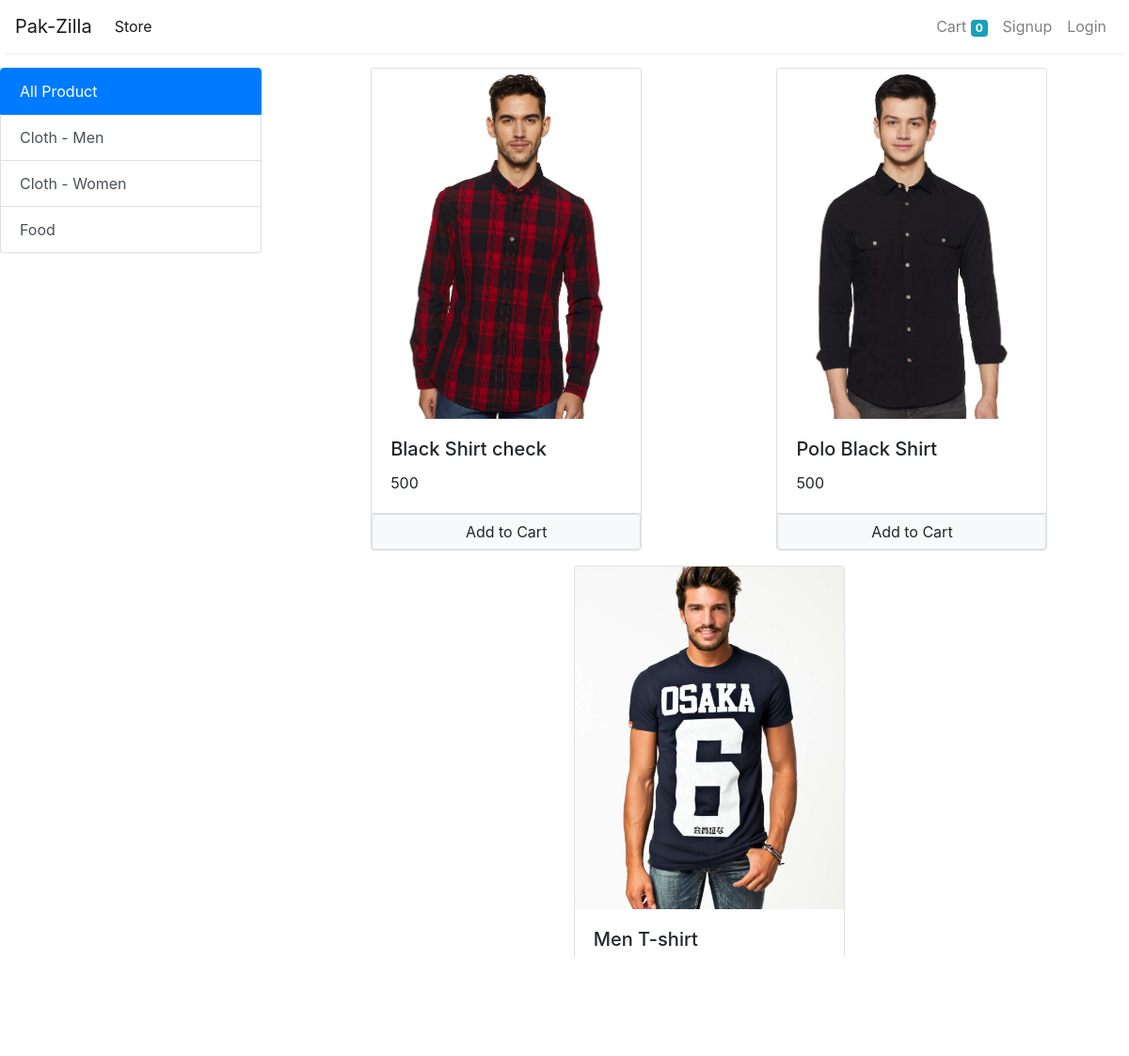
/?category=1, run on the app's committed database.
### store/models.py (models this page shows, shortened)
class Category(models.Model):
    name=models.CharField(max_length=100)
    slug=models.SlugField(null=True,blank=True)

class Product(models.Model):
    name=models.CharField(max_length=100)
    price=models.IntegerField(default=0)
    category=models.ForeignKey(Category,on_delete=models.CASCADE,default=1,null=True,blank=True)
    description=models.CharField(max_length=200,default='',null=True,blank=True)
    image=models.ImageField(upload_to='uploads/products/')

### store/views.py (the view, shortened to what this page needs)
# urls.py: 2. Add a URL to urlpatterns:  path('', views.home, name='home')
class home(View):
    def get(self, request):
        products = None
        categorys = Category.objects.all()
        categoryID = request.GET.get('category')
        if categoryID:
            products = Product.objects.filter(category=categoryID)
        else:
            products = Product.objects.all()
        context = {'products': products, 'categorys': categorys}
        return render(request, 'store/home.html', context)

### store/templates/store/home.html (shortened to what this page needs)
{% extends 'store/base.html' %}
{% block content %}
{% load cart %}
<div class="container-fuild mt-3">
    <div class="row">
        <div class="col-lg-3 mx-auto">
            <div class="list-group">
                    <a href="{% url 'home' %}"
                            {% if '/' == request.path %}
                                class="list-group-item list-group-item-action active"
                            {% else %}
                                class="list-group-item list-group-item-action"
                            {% endif %}>All Product</a>
                        {% for category in categorys %}
                        <a href="/?category={{category.id}}" class="list-group-item list-group-item-action">
                               {{category.name}}</a>
                                {% endfor%}
            </div>
        </div>
        <div class="col-lg-9 mx-auto">
            <div class="container">
                <div class="row mx-auto">
                {% for product in products %}
                    <div class="card mx-auto mb-3" id="{{product.id}}" style="width: 18rem;">
                        <img class="card-img-top" src="{{product.image.url}}" alt="Card image cap">
                        <div class="card-body">
                        <h5 class="card-title">{{product.name}}</h5>
                        <p class="card-text">{{product.price}}</p>
                    </div>
                        <div class="card-footer p-0 no-gutters">
                            {% if product|is_in_cart:request.session.cart %}
                            <div class="row  no-gutters" ">
                                <form action="/#{{product.id}}" class="col-2" method="post">
                                    {% csrf_token %}
                                    <input hidden type="text" name="product" value="{{product.id}}">
                                    <input hidden type="text" name="remove" value="True">
                                    <input type="submit" value=" - "  class="btn btn-block btn-secondary">
                                </form>
                                <div class="text-center col">{{product|cart_quantity:request.session.cart}} in Cart</div>
                                <form action="/#{{product.id}}" class="col-2" method="POST">
                                    {% csrf_token %}
                                    <input hidden type="text" name="product" value="{{product.id}}">
                                    <input type="submit" value=" + " class="btn btn-block btn-secondary">
                                </form>
                            </div>
                            {% else %}
                            <form action="/#{{product.id}}" method="POST" class="btn-block">
                                <input type="submit" class="float-right btn btn-light border form-control" value="Add to Cart">
                            </form>
                            {% endif %}
                        </div>
                    </div>
                {% endfor %}
                </div>
        </div>
    </div>
{% endblock content %}

### data on the page
Category: name "Cloth - Men"
Category: name "Cloth - Women"
Category: name "Food"
Product: {{ product.id }} 1 (drawn), image (picture), name "Black Shirt check", price "500"
Product: image (picture), name "Polo Black Shirt", price "500"
Product: image (picture), name "Men T-shirt"

### other printed values
{{ request.session.cart.keys|length }} "0"
